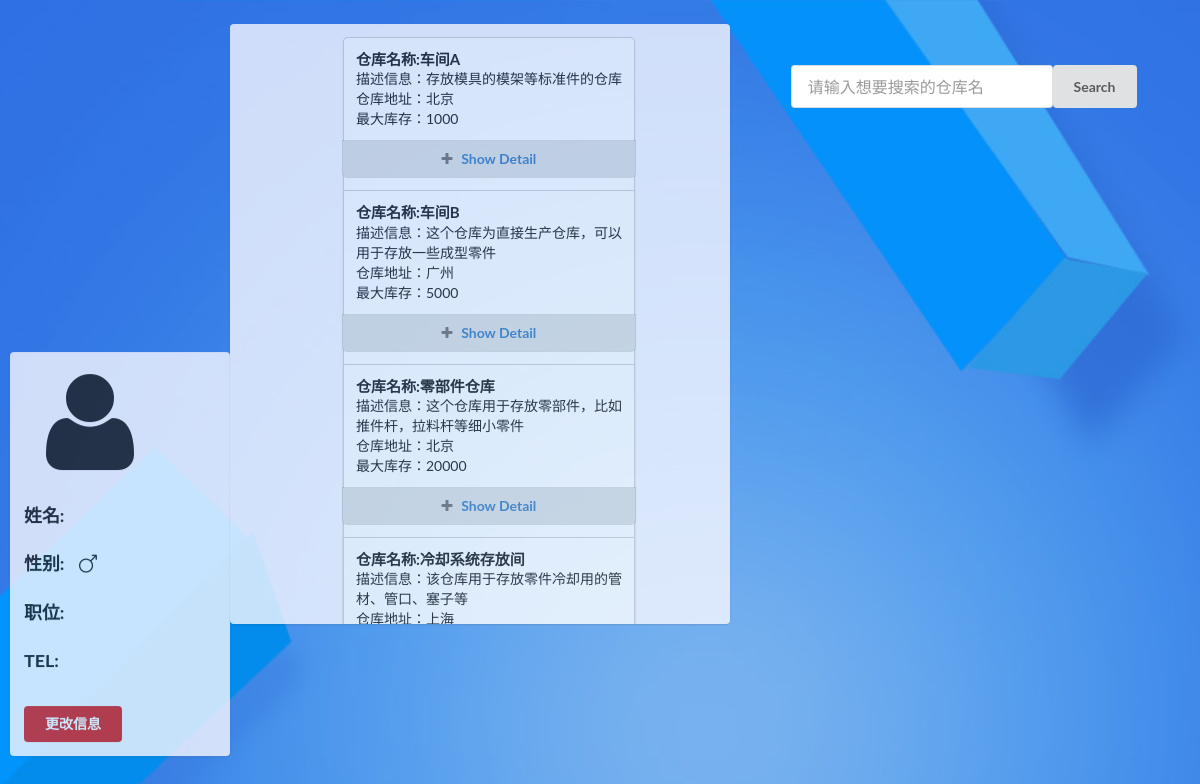
The page /gadmin/store/ on the database its author committed.
### gadmin/models.py (models this page shows, shortened)
class BaseModel(models.Model):
    create_time = models.DateTimeField(auto_now=True, verbose_name='创建时间')
    update_time = models.DateTimeField(auto_now_add=True, verbose_name='最近更新时间')
    class Meta:
        abstract = True

class StoreInfo(BaseModel):
    name = models.CharField(max_length=50, verbose_name='仓库名')
    desc = models.CharField(max_length=200, verbose_name='描述')
    addr = models.CharField(max_length=50, verbose_name='地址')
    max_store = models.IntegerField(default=1, verbose_name='最大库存')
    objects = models.Manager()
    class Meta:
        verbose_name = verbose_name_plural = '仓库信息'

### gadmin/views.py (the view)
# urls.py: path('store/', views.store_info, name='store'),
def store_info(request):
    store = StoreInfo.objects.all()
    context = {"store":store}
    return render(request, 'store.html',context=context)

### templates/store.html (shortened to what this page needs)
<!DOCTYPE html>
{% load staticfiles %}
<html lang="en">
<head>
    <link rel="stylesheet" href="{% static 'css/semantic.css' %}" media="screen" title="no title" charset="utf-8">
</head>
<body style="background: url({% static 'images/user_bg.jpg' %}); background-size: cover">
    <div class="ui segment" style=" min-height: 400px;
                    opacity: 0.8;
                    background-color: ghostwhite;
                    width: 220px !important;
                    border:rgba(255, 0, 0, 0);
                    position: absolute;
                    left: 10%;
                    top:34%;
                    transform: translate(-50%,-50%);">
        <div class="ui image">
                <i class="ui massive user icon"></i>
                <h3 class="ui center header">
                    姓名:&nbsp&nbsp&nbsp {{request.user.username}}
                </h3>
                <h3 class="ui center">
                    性别:&nbsp&nbsp&nbsp<i class="man icon"></i>
                </h3>
                <h3 class="ui center">
                    职位:&nbsp&nbsp&nbsp{{ request.user.job }}
                </h3>
                <h3 class="ui center">
                    TEL:&nbsp&nbsp&nbsp{{request.user.tel}}
                </h3>
                <br>
                <a href="/admin/gadmin/user/" class="ui center red button" >更改信息</a>
        </div>
    </div>
    <div class="ui segment" style=" height: 600px;
                    opacity: 0.8;
                    background-color: ghostwhite;
                    width: 500px !important;
                    border:rgba(255, 0, 0, 0);
                    position: relative;
                    left:480px;
                    top:310px;
                    transform: translate(-50%,-50%);
                    overflow: scroll;
                    ">
        <div style="margin-left:100px">
            <table>
            {% for s in store %}
            <div class="ui card">
                <div class="card" style="padding:12px">
                    <div class="content">
                        <div class="header"><h4>仓库名称:{{ s.name }}</h4></div>
                        <div class="description">描述信息：{{ s.desc }}</div>
                        <div class="description">仓库地址：{{ s.addr }}</div>
                        <div class="description">最大库存：{{ s.max_store  }}</div>
                    </div>
                </div>
                <div class="ui bottom attached button"><i class="add icon"></i><a href="{{ s.id }}">Show Detail</a></div>
            {% endfor %}
        </table>
            </div>
        </div>
    <form herf="" method="get" class="ui very large icon input" style="position:absolute; top:4%;right:5%">
            <input type="text" name="query" placeholder="请输入想要搜索的仓库名">
            <button class="ui button">Search</button>
    </form>
</body>
</html>

### rows shown on the page
StoreInfo: name "车间A", desc "存放模具的模架等标准件的仓库", addr "北京", max_store "1000"
StoreInfo: name "车间B", desc "这个仓库为直接生产仓库，可以用于存放一些成型零件", addr "广州", max_store "5000"
StoreInfo: name "零部件仓库", desc "这个仓库用于存放零部件，比如推件杆，拉料杆等细小零件", addr "北京", max_store "20000"
StoreInfo: name "冷却系统存放间", desc "该仓库用于存放零件冷却用的管材、管口、塞子等", addr "上海"
